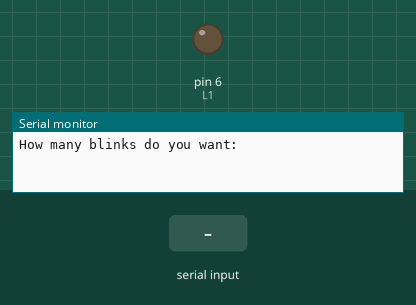
This sketch was run on a simulated Arduino Uno, built with avr-gcc and run on an emulated ATmega328P. Parts: output pins drawn as LEDs (lit = HIGH), the last lines printed to the serial monitor. Dashed ring = blinking. Inputs (shaded band) come from the test bench.

Above: at 1.2 s.
1.3 s: "90,45\n" received over Serial
At 1.7 s:
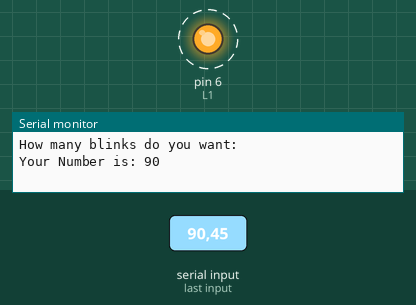
Timing chart, 0 to 10.3 s (numbered marks = the images above; inputs shaded):
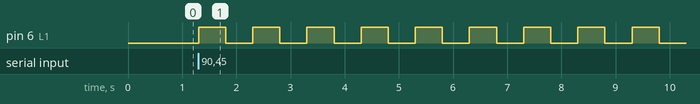

The sketch:

Serial_motor.ino
```cpp
int numblinks,j, pause = 500;
int L1 = 6;
String msg="How many blinks do you want: ";
String msg2="Your Number is: ";
void setup() {

Serial.begin(9600);
pinMode(L1,OUTPUT);
}

void loop() {
Serial.println(msg);
while (Serial.available()==0){
}
numblinks = Serial.parseInt();
Serial.print(msg2 + numblinks + "\n");
for(j=numblinks;j>0;j=j-1){
  digitalWrite(L1,HIGH);
  delay(pause);
  digitalWrite(L1,LOW);
  delay(pause);
}
}
```

Measured:
- after the input at 1.3 s, pin 6 (L1): alternates HIGH for 0.50 s and LOW for 0.50 s, starting at once
